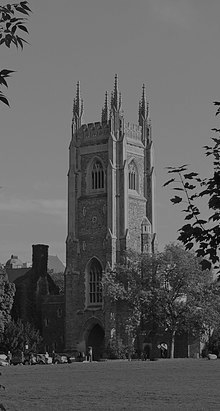
#> input picture proj1/billboard/uoft_soldiers_tower_dark.png, 220 x 411 px
$ python part_03_learner_example.py
#> lines starting #> are read from the running program, lines starting #| are printed output that depends on the picture
#> in main, I is the input picture: shape (411, 220); min 0, max 166, mean 92.7
### proj1/templates/histogram_eq.py
import numpy as np
# from PIL import Image

def histogram_eq(I):
    """
    Histogram equalization for greyscale image.

    Perform histogram equalization on the 8-bit greyscale intensity image I
    to produce a contrast-enhanced image J. Full details of the algorithm are
    provided in the Szeliski text.

    Parameters:
    -----------
    I  - Single-band (greyscale) intensity image, 8-bit np.array (i.e., uint8).

    Returns:
    --------
    J  - Contrast-enhanced greyscale intensity image, 8-bit np.array (i.e., uint8).
    """

    # Verify I is grayscale.
    if I.dtype != np.uint8:
        raise ValueError('Incorrect image format!')

    # Initialize constants
    total_pixels = I.shape[0] * I.shape[1]
#> total_pixels = 90420

    # Construct pixel intensity histogram
    histogram = np.zeros((256))
    for i in range(I.shape[0]):
        for j in range(I.shape[1]):
            histogram[I[i][j]] += 1

    # Create mapping array
    mapping = np.zeros((256))
    mapping[0] = histogram[0] / total_pixels * 255
    for i in range(1, mapping.shape[0]):
        mapping[i] = mapping[i-1] + histogram[i] / total_pixels * 255
#> after the loop, mapping = 256 values from 0.00846 to 255

    # Remap pixels into new image
    J = np.zeros_like(I)
    for i in range(I.shape[0]):
        for j in range(I.shape[1]):
            J[i][j] = round(mapping[I[i][j]], 0)
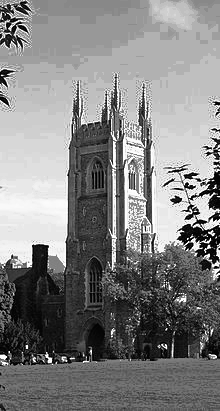
#> J: shape (411, 220); min 0, max 255, mean 130
    #
    # img = Image.fromarray(J)
    # img.save("temp_histeq.png")

    return J

### proj1/templates/part_03_learner_example.py
import matplotlib.pyplot as plt
from imageio import imread
from templates.histogram_eq import histogram_eq

def main():
    I = imread("../billboard/uoft_soldiers_tower_dark.png")
    J = histogram_eq(I)

    plt.imshow(I, cmap = "gray", vmin = 0, vmax = 255)
    plt.show()
    plt.imshow(J, cmap = "gray", vmin = 0, vmax = 255)
    plt.show()

if __name__ == "__main__":
    main()
